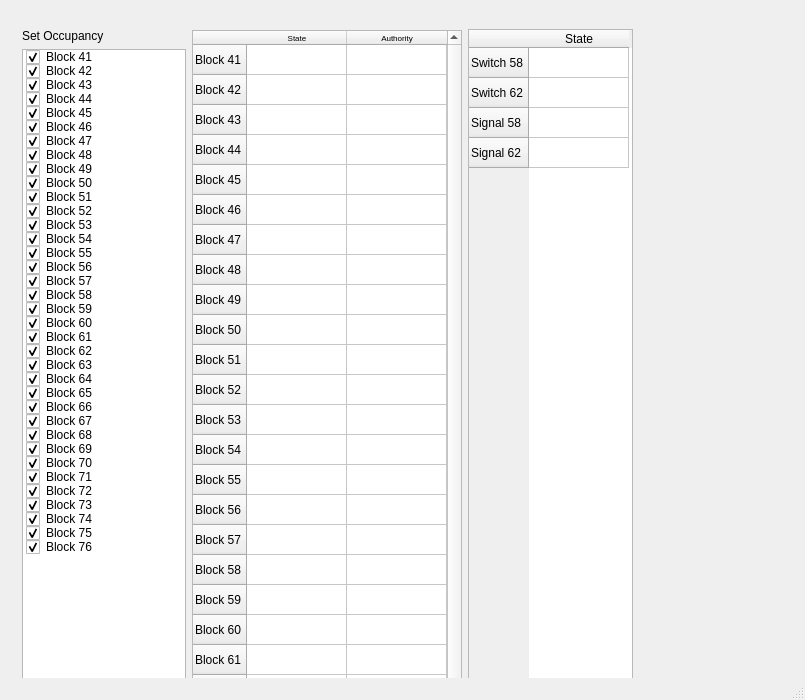
<?xml version="1.0" encoding="UTF-8"?>
<ui version="4.0">
 <class>MainWindow</class>
 <widget class="QMainWindow" name="MainWindow">
  <property name="geometry">
   <rect>
    <x>0</x>
    <y>0</y>
    <width>805</width>
    <height>700</height>
   </rect>
  </property>
  <property name="windowTitle">
   <string>MainWindow</string>
  </property>
  <widget class="QWidget" name="centralwidget">
   <widget class="QWidget" name="gridLayoutWidget">
    <property name="geometry">
     <rect>
      <x>22</x>
      <y>29</y>
      <width>611</width>
      <height>902</height>
     </rect>
    </property>
    <layout class="QGridLayout" name="gridLayout">
     <item row="0" column="0">
      <layout class="QVBoxLayout" name="verticalLayout">
       <item>
        <widget class="QLabel" name="label_2">
         <property name="text">
          <string>Set Occupancy</string>
         </property>
        </widget>
       </item>
       <item>
        <widget class="QListWidget" name="occ_list">
         <item>
          <property name="text">
           <string>Block 41</string>
          </property>
          <property name="checkState">
           <enum>Checked</enum>
          </property>
         </item>
         <item>
          <property name="text">
           <string>Block 42</string>
          </property>
          <property name="checkState">
           <enum>Checked</enum>
          </property>
         </item>
         <item>
          <property name="text">
           <string>Block 43</string>
          </property>
          <property name="checkState">
           <enum>Checked</enum>
          </property>
         </item>
         <item>
          <property name="text">
           <string>Block 44</string>
          </property>
          <property name="checkState">
           <enum>Checked</enum>
          </property>
         </item>
         <item>
          <property name="text">
           <string>Block 45</string>
          </property>
          <property name="checkState">
           <enum>Checked</enum>
          </property>
         </item>
         <item>
          <property name="text">
           <string>Block 46</string>
          </property>
          <property name="checkState">
           <enum>Checked</enum>
          </property>
         </item>
         <item>
          <property name="text">
           <string>Block 47</string>
          </property>
          <property name="checkState">
           <enum>Checked</enum>
          </property>
         </item>
         <item>
          <property name="text">
           <string>Block 48</string>
          </property>
          <property name="checkState">
           <enum>Checked</enum>
          </property>
         </item>
         <item>
          <property name="text">
           <string>Block 49</string>
          </property>
          <property name="checkState">
           <enum>Checked</enum>
          </property>
         </item>
         <item>
          <property name="text">
           <string>Block 50</string>
          </property>
          <property name="checkState">
           <enum>Checked</enum>
          </property>
         </item>
         <item>
          <property name="text">
           <string>Block 51</string>
          </property>
          <property name="checkState">
           <enum>Checked</enum>
          </property>
         </item>
         <item>
          <property name="text">
           <string>Block 52</string>
          </property>
          <property name="checkState">
           <enum>Checked</enum>
          </property>
         </item>
         <item>
          <property name="text">
           <string>Block 53</string>
          </property>
          <property name="checkState">
           <enum>Checked</enum>
          </property>
         </item>
         <item>
          <property name="text">
           <string>Block 54</string>
          </property>
          <property name="checkState">
           <enum>Checked</enum>
          </property>
         </item>
         <item>
          <property name="text">
           <string>Block 55</string>
          </property>
          <property name="checkState">
           <enum>Checked</enum>
          </property>
         </item>
         <item>
          <property name="text">
           <string>Block 56</string>
          </property>
          <property name="checkState">
           <enum>Checked</enum>
          </property>
         </item>
         <item>
          <property name="text">
           <string>Block 57</string>
          </property>
          <property name="checkState">
           <enum>Checked</enum>
          </property>
         </item>
         <item>
          <property name="text">
           <string>Block 58</string>
          </property>
          <property name="checkState">
           <enum>Checked</enum>
          </property>
         </item>
         <item>
          <property name="text">
           <string>Block 59</string>
          </property>
          <property name="checkState">
           <enum>Checked</enum>
          </property>
         </item>
         <item>
          <property name="text">
           <string>Block 60</string>
          </property>
          <property name="checkState">
           <enum>Checked</enum>
          </property>
         </item>
         <item>
          <property name="text">
           <string>Block 61</string>
          </property>
          <property name="checkState">
           <enum>Checked</enum>
          </property>
         </item>
         <item>
          <property name="text">
           <string>Block 62</string>
          </property>
          <property name="checkState">
           <enum>Checked</enum>
          </property>
         </item>
         <item>
          <property name="text">
           <string>Block 63</string>
          </property>
          <property name="checkState">
           <enum>Checked</enum>
          </property>
         </item>
         <item>
          <property name="text">
           <string>Block 64</string>
          </property>
          <property name="checkState">
           <enum>Checked</enum>
          </property>
         </item>
         <item>
          <property name="text">
           <string>Block 65</string>
          </property>
          <property name="checkState">
           <enum>Checked</enum>
          </property>
         </item>
         <item>
          <property name="text">
           <string>Block 66</string>
          </property>
          <property name="checkState">
           <enum>Checked</enum>
          </property>
         </item>
         <item>
          <property name="text">
           <string>Block 67</string>
          </property>
          <property name="checkState">
           <enum>Checked</enum>
          </property>
         </item>
         <item>
          <property name="text">
           <string>Block 68</string>
          </property>
          <property name="checkState">
           <enum>Checked</enum>
          </property>
         </item>
         <item>
          <property name="text">
           <string>Block 69</string>
          </property>
          <property name="checkState">
           <enum>Checked</enum>
          </property>
         </item>
         <item>
          <property name="text">
           <string>Block 70</string>
          </property>
          <property name="checkState">
           <enum>Checked</enum>
          </property>
         </item>
         <item>
          <property name="text">
           <string>Block 71</string>
          </property>
          <property name="checkState">
           <enum>Checked</enum>
          </property>
         </item>
         <item>
          <property name="text">
           <string>Block 72</string>
          </property>
          <property name="checkState">
           <enum>Checked</enum>
          </property>
         </item>
         <item>
          <property name="text">
           <string>Block 73</string>
          </property>
          <property name="checkState">
           <enum>Checked</enum>
          </property>
         </item>
         <item>
          <property name="text">
           <string>Block 74</string>
          </property>
          <property name="checkState">
           <enum>Checked</enum>
          </property>
         </item>
         <item>
          <property name="text">
           <string>Block 75</string>
          </property>
          <property name="checkState">
           <enum>Checked</enum>
          </property>
         </item>
         <item>
          <property name="text">
           <string>Block 76</string>
          </property>
          <property name="checkState">
           <enum>Checked</enum>
          </property>
         </item>
        </widget>
       </item>
      </layout>
     </item>
     <item row="0" column="1">
      <widget class="QTableWidget" name="tm_block_table">
       <property name="sizePolicy">
        <sizepolicy hsizetype="Minimum" vsizetype="Minimum">
         <horstretch>0</horstretch>
         <verstretch>0</verstretch>
        </sizepolicy>
       </property>
       <property name="maximumSize">
        <size>
         <width>16777215</width>
         <height>900</height>
        </size>
       </property>
       <property name="verticalScrollBarPolicy">
        <enum>Qt::ScrollBarAsNeeded</enum>
       </property>
       <property name="horizontalScrollBarPolicy">
        <enum>Qt::ScrollBarAlwaysOff</enum>
       </property>
       <property name="sizeAdjustPolicy">
        <enum>QAbstractScrollArea::AdjustToContents</enum>
       </property>
       <property name="showGrid">
        <bool>true</bool>
       </property>
       <property name="sortingEnabled">
        <bool>false</bool>
       </property>
       <property name="cornerButtonEnabled">
        <bool>true</bool>
       </property>
       <attribute name="horizontalHeaderCascadingSectionResizes">
        <bool>false</bool>
       </attribute>
       <row>
        <property name="text">
         <string>Block 41</string>
        </property>
       </row>
       <row>
        <property name="text">
         <string>Block 42</string>
        </property>
       </row>
       <row>
        <property name="text">
         <string>Block 43</string>
        </property>
       </row>
       <row>
        <property name="text">
         <string>Block 44</string>
        </property>
       </row>
       <row>
        <property name="text">
         <string>Block 45</string>
        </property>
       </row>
       <row>
        <property name="text">
         <string>Block 46</string>
        </property>
       </row>
       <row>
        <property name="text">
         <string>Block 47</string>
        </property>
       </row>
       <row>
        <property name="text">
         <string>Block 48</string>
        </property>
       </row>
       <row>
        <property name="text">
         <string>Block 49</string>
        </property>
       </row>
       <row>
        <property name="text">
         <string>Block 50</string>
        </property>
       </row>
       <row>
        <property name="text">
         <string>Block 51</string>
        </property>
       </row>
       <row>
        <property name="text">
         <string>Block 52</string>
        </property>
       </row>
       <row>
        <property name="text">
         <string>Block 53</string>
        </property>
       </row>
       <row>
        <property name="text">
         <string>Block 54</string>
        </property>
       </row>
       <row>
        <property name="text">
         <string>Block 55</string>
        </property>
       </row>
       <row>
        <property name="text">
         <string>Block 56</string>
        </property>
       </row>
       <row>
        <property name="text">
         <string>Block 57</string>
        </property>
       </row>
       <row>
        <property name="text">
         <string>Block 58</string>
        </property>
       </row>
       <row>
        <property name="text">
         <string>Block 59</string>
        </property>
       </row>
       <row>
        <property name="text">
         <string>Block 60</string>
        </property>
       </row>
       <row>
        <property name="text">
         <string>Block 61</string>
        </property>
       </row>
       <row>
        <property name="text">
         <string>Block 62</string>
        </property>
       </row>
       <row>
        <property name="text">
         <string>Block 63</string>
        </property>
       </row>
       <row>
        <property name="text">
         <string>Block 64</string>
        </property>
       </row>
       <row>
        <property name="text">
         <string>Block 65</string>
        </property>
       </row>
       <row>
        <property name="text">
         <string>Block 66</string>
        </property>
       </row>
       <row>
        <property name="text">
         <string>Block 67</string>
        </property>
       </row>
       <row>
        <property name="text">
         <string>Block 68</string>
        </property>
       </row>
       <row>
        <property name="text">
         <string>Block 69</string>
        </property>
       </row>
       <row>
        <property name="text">
         <string>Block 70</string>
        </property>
       </row>
       <row>
        <property name="text">
         <string>Block 71</string>
        </property>
       </row>
       <row>
        <property name="text">
         <string>Block 72</string>
        </property>
       </row>
       <row>
        <property name="text">
         <string>Block 73</string>
        </property>
       </row>
       <row>
        <property name="text">
         <string>Block 74</string>
        </property>
       </row>
       <row>
        <property name="text">
         <string>Block 75</string>
        </property>
       </row>
       <row>
        <property name="text">
         <string>Block 76</string>
        </property>
       </row>
       <column>
        <property name="text">
         <string>State</string>
        </property>
        <property name="font">
         <font>
          <pointsize>6</pointsize>
         </font>
        </property>
       </column>
       <column>
        <property name="text">
         <string>Authority</string>
        </property>
        <property name="font">
         <font>
          <pointsize>6</pointsize>
         </font>
        </property>
       </column>
      </widget>
     </item>
     <item row="0" column="3">
      <layout class="QVBoxLayout" name="verticalLayout_2"/>
     </item>
     <item row="0" column="2">
      <widget class="QTableWidget" name="wayside_elements_table">
       <row>
        <property name="text">
         <string>Switch 58</string>
        </property>
       </row>
       <row>
        <property name="text">
         <string>Switch 62</string>
        </property>
       </row>
       <row>
        <property name="text">
         <string>Signal 58</string>
        </property>
       </row>
       <row>
        <property name="text">
         <string>Signal 62</string>
        </property>
       </row>
       <column>
        <property name="text">
         <string>State</string>
        </property>
       </column>
      </widget>
     </item>
    </layout>
   </widget>
  </widget>
  <widget class="QMenuBar" name="menubar">
   <property name="geometry">
    <rect>
     <x>0</x>
     <y>0</y>
     <width>805</width>
     <height>22</height>
    </rect>
   </property>
  </widget>
  <widget class="QStatusBar" name="statusbar"/>
 </widget>
 <resources/>
 <connections/>
</ui>
